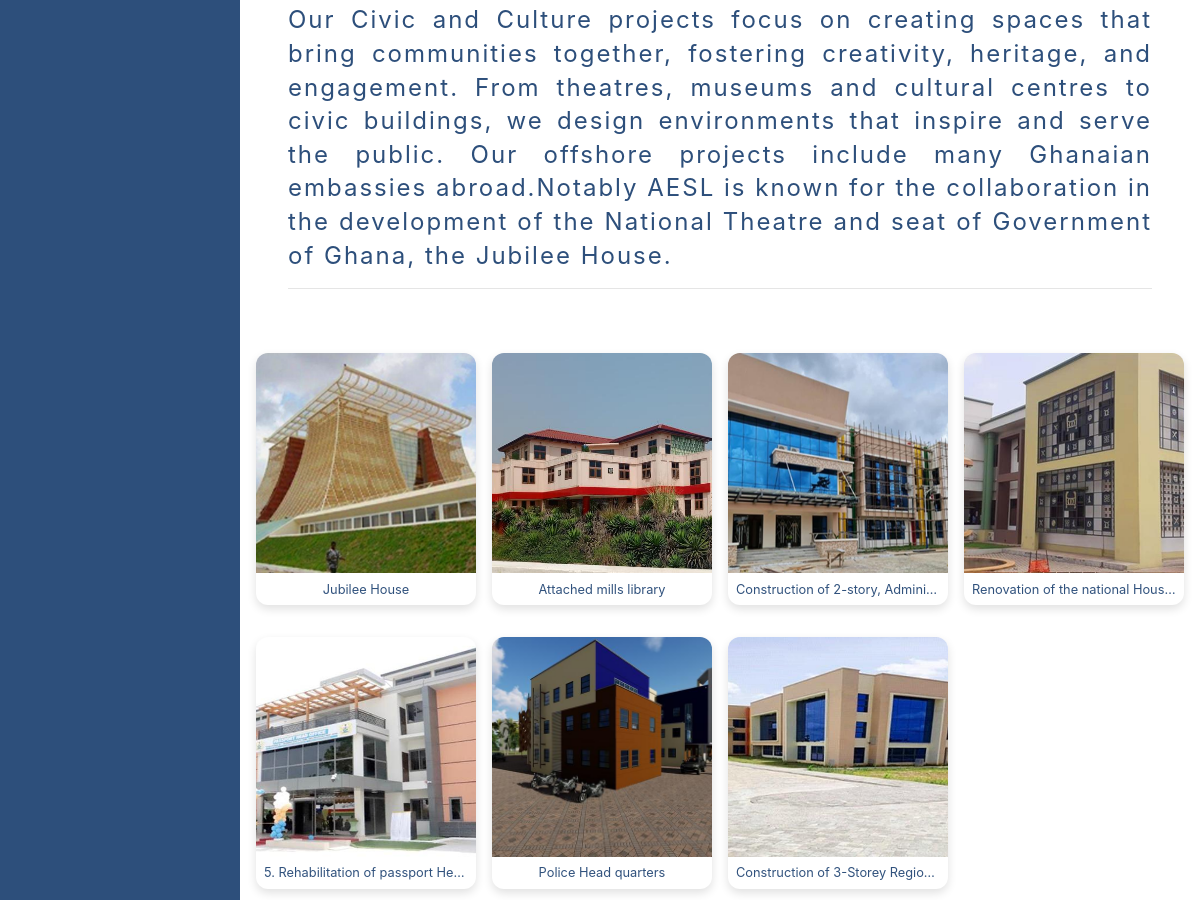
The page /projects/civic-culture/ (middle part) on the database as committed earlier.
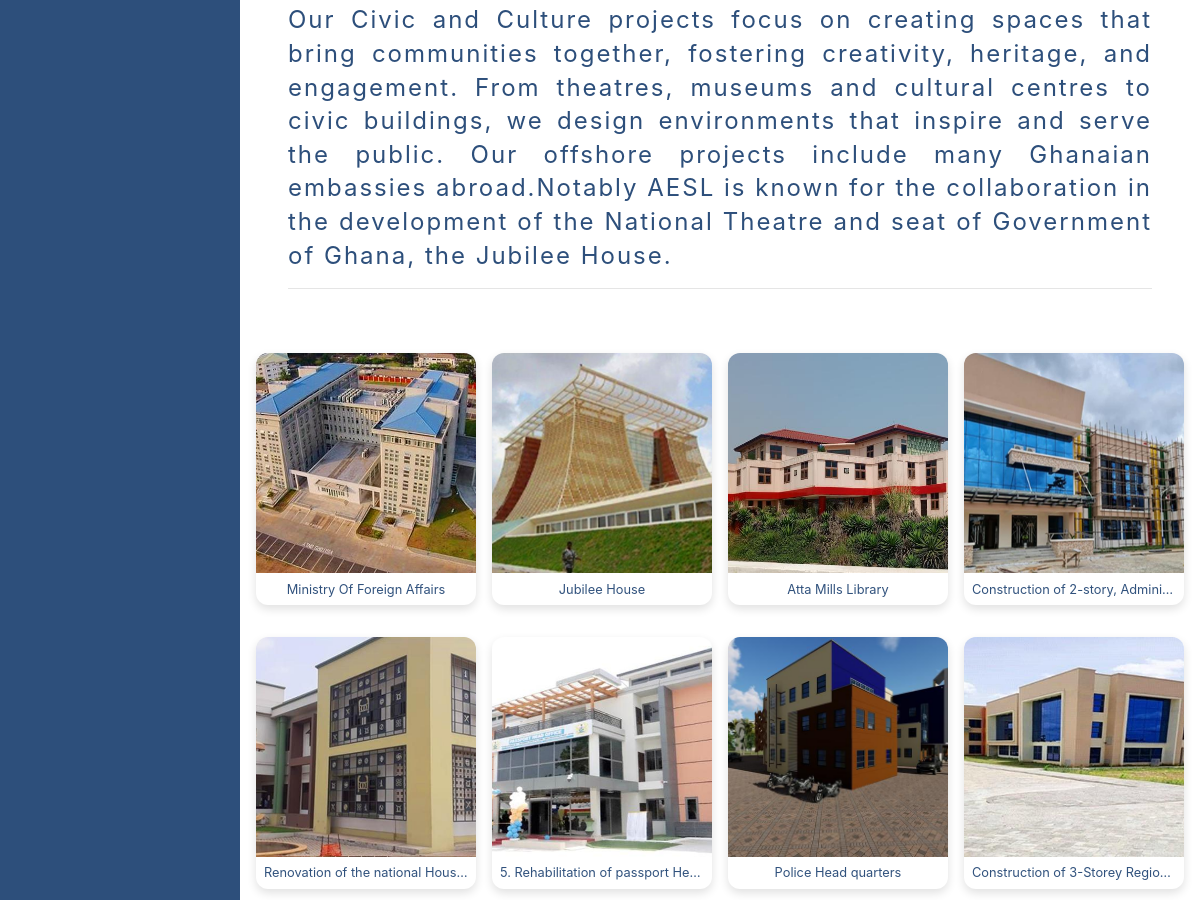
The same page on the database as committed later.
### frontend/models.py (models this page shows, shortened)
class ProjectGalleryImage(models.Model):
    image = models.ImageField(
        upload_to="projects-gallery/",
        verbose_name="Gallery Image",
        help_text="Upload the main image for the gallery",
        max_length=350,
    )
    category = models.CharField(
        max_length=100,
        verbose_name="Category",
        help_text="e.g. Education, Sport and Leisure, Culture, etc.",
        blank=True,
        db_index=True,  # helps with filtering/sorting by category
    )
    alt_text = models.CharField(
        max_length=500,
        verbose_name="Image Alt Text",
        help_text="Descriptive text for accessibility and SEO (screen readers)",
        blank=True,
        unique=True,
    )
    uploaded_at = models.DateTimeField(auto_now_add=True, verbose_name="Upload Date")
    is_active = models.BooleanField(
        default=True,
        verbose_name="Visible",
        help_text="Uncheck to hide this image without deleting it",
    )
    class Meta:
        verbose_name = "Project Gallery Image"
        verbose_name_plural = "Project Gallery Images"
        ordering = ["-uploaded_at"]  # newest first
        indexes = [
            models.Index(fields=["category"]),
        ]

### frontend/views.py (the view)
# urls.py: path("projects/civic-culture/", CivicCultureView.as_view(), name="civic_culture"),
class CivicCultureView(View):
    def get(self, request):
        civic_culture_images = ProjectGalleryImage.objects.filter(
            category__iexact="civic",
            is_active=True,  # optional but recommended
        ).order_by("-uploaded_at")  # newest first, or change ordering as you like
        context = {
            "title": "Civic and Culture",
            "civic_culture_images": civic_culture_images,
        }
        return render(request, "frontend/civic_culture.html", context)

### templates/frontend/civic_culture.html (shortened to what this page needs)
{% extends 'base.html' %} {% load static %} {% block content %}
<section class="projects__text">
    <p>
        Our Civic and Culture projects focus on creating spaces that bring
        communities together, fostering creativity, heritage, and engagement.
        From theatres, museums and cultural centres to civic buildings, we
        design environments that inspire and serve the public. Our offshore
        projects include many Ghanaian embassies abroad.Notably AESL is known
        for the collaboration in the development of the National Theatre and
        seat of Government of Ghana, the Jubilee House.
    </p>
    <hr />
</section>
<section class="civic__culture-gallery">
    {% if civic_culture_images %} {% for image in civic_culture_images %}
    <figure class="culture-card">
        <img
            src="{{ image.image.url }}"
            alt="{{ image.alt_text|default:'Education related project image' }}"
            loading="lazy"
        />
        <figcaption>
            {{ image.alt_text|default:image.category|capfirst }}
        </figcaption>
    </figure>
    {% endfor %} {% endif %}
</section>
{% endblock content %}

Rows that differ between the two databases and show on the page:
added ProjectGalleryImage: image (picture), alt_text "Ministry Of Foreign Affairs"
changed ProjectGalleryImage: alt_text "Attached mills library" → "Atta Mills Library"
